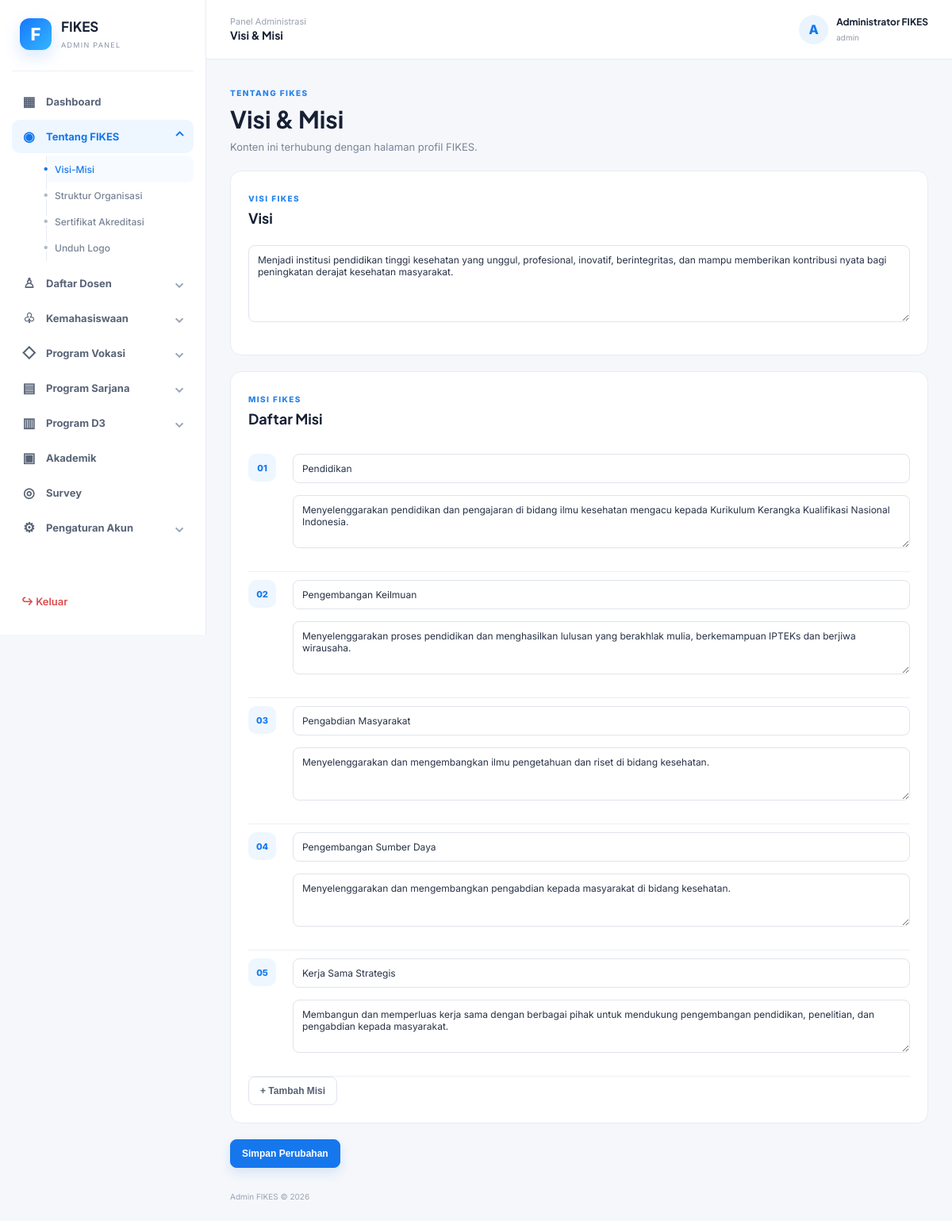
/admin/modules/tentang/visi-misi.php (signed in), run on the app's committed database.
### tables this page shows
CREATE TABLE visi_misi (
    id INT UNSIGNED AUTO_INCREMENT PRIMARY KEY,
    visi TEXT NOT NULL,
    created_at TIMESTAMP DEFAULT CURRENT_TIMESTAMP,
    updated_at TIMESTAMP DEFAULT CURRENT_TIMESTAMP ON UPDATE CURRENT_TIMESTAMP
);

CREATE TABLE misi (
    id INT UNSIGNED AUTO_INCREMENT PRIMARY KEY,
    nomor INT NOT NULL,
    judul VARCHAR(150) NOT NULL,
    isi TEXT NOT NULL,
    created_at TIMESTAMP DEFAULT CURRENT_TIMESTAMP
);

### admin/config/auth.php (called while the page is built, shortened)
<?php
function e($value) {
    return htmlspecialchars($value ?? '', ENT_QUOTES, 'UTF-8');
}

### admin/modules/tentang/visi-misi.php (the view, shortened to what this page needs)
<?php
require_once __DIR__ . '/../../config/auth.php';
$visi = $pdo->query("SELECT * FROM visi_misi WHERE id=1")->fetch();
$misi = $pdo->query("SELECT * FROM misi ORDER BY nomor")->fetchAll();
require __DIR__ . '/../../includes/header.php'; ?>
<div class="page-head">
  <div><span class="eyebrow">TENTANG FIKES</span>
    <h1>Visi & Misi</h1>
    <p>Konten ini terhubung dengan halaman profil FIKES.</p>
  </div>
</div>
<form method="post">
  <div class="panel">
    <div class="panel-head">
      <div><span class="eyebrow">VISI FIKES</span>
        <h2>Visi</h2>
      </div>
    </div><textarea name="visi" rows="5" required><?= e($visi['visi']) ?></textarea>
  </div>
  <div class="panel">
    <div class="panel-head">
      <div><span class="eyebrow">MISI FIKES</span>
        <h2>Daftar Misi</h2>
      </div>
    </div>
    <div id="misiWrap">
      <?php foreach ($misi as $i => $m): ?><div class="mission-row">
          <div class="mission-number"><?= sprintf('%02d', $i + 1) ?></div>
          <div>
            <input name="judul[]" value="<?= e($m['judul']) ?>" placeholder="Judul misi">
            <textarea name="isi[]" rows="3" placeholder="Isi misi"><?= e($m['isi']) ?></textarea>
          </div>
        </div>
      <?php endforeach; ?>
    </div>
    <button type="button" class="btn" onclick="addMission()">+ Tambah Misi</button>
  </div><button class="btn primary">Simpan Perubahan</button>
</form>
<?php require __DIR__ . '/../../includes/footer.php'; ?>

### admin/assets/css/admin.css (style rules this page uses)
* { box-sizing:border-box }
body { margin:0;font-family:Inter,Arial,sans-serif;background:#f5f7fb;color:#172033 }
h1,h2,h3,strong { font-family:"Plus Jakarta Sans",Inter,sans-serif }
h1 { font-size:30px;margin:6px 0 8px }
h2 { font-size:18px;margin:5px 0 }
.eyebrow { font-size:10px;font-weight:800;color:#2582ee;letter-spacing:1.4px }
.welcome p,.page-head p { color:#7b8596;font-size:13px;margin:0 }
.panel { background:#fff;border:1px solid #e8ecf3;border-radius:14px;padding:22px;margin-bottom:20px }
.panel-head { display:flex;justify-content:space-between;align-items:center;margin-bottom:18px }
.page-head { display:flex;justify-content:space-between;align-items:center;margin-bottom:22px }
.btn { display:inline-flex;align-items:center;justify-content:center;border:1px solid #dfe4ec;background:#fff;color:#566174;border-radius:8px;padding:10px 14px;font-size:12px;font-weight:700;text-decoration:none;cursor:pointer }
.btn.primary { background:#1677ed;color:#fff;border-color:#1677ed;box-shadow:0 6px 14px #1677ed24 }
input,select,textarea { width:100%;font:inherit;border:1px solid #dfe4ec;border-radius:8px;padding:10px 11px;font-size:12px;color:#273246;background:#fff;margin-bottom:15px;outline:none }
textarea { resize:vertical }
.mission-row { display:grid;grid-template-columns:44px 1fr;gap:12px;border-bottom:1px solid #edf0f5;padding:10px 0 }
.mission-number { width:35px;height:35px;border-radius:10px;background:#eef6ff;color:#1677ed;display:grid;place-items:center;font-size:11px;font-weight:800 }

### data on the page
visi_misi: visi "Menjadi institusi pendidikan tinggi kesehatan yang unggul, profesional, inovatif, berintegritas, dan mampu memberikan kontribusi nyata bagi peningkatan derajat kesehatan masyarakat."
misi: judul "Pendidikan", isi "Menyelenggarakan pendidikan dan pengajaran di bidang ilmu kesehatan mengacu kepada Kurikulum Kerangka Kualifikasi Nasional Indonesia."
misi: judul "Pengembangan Keilmuan", isi "Menyelenggarakan proses pendidikan dan menghasilkan lulusan yang berakhlak mulia, berkemampuan IPTEKs dan berjiwa wirausaha."
misi: judul "Pengabdian Masyarakat", isi "Menyelenggarakan dan mengembangkan ilmu pengetahuan dan riset di bidang kesehatan."
misi: judul "Pengembangan Sumber Daya", isi "Menyelenggarakan dan mengembangkan pengabdian kepada masyarakat di bidang kesehatan."
misi: judul "Kerja Sama Strategis", isi "Membangun dan memperluas kerja sama dengan berbagai pihak untuk mendukung pengembangan pendidikan, penelitian, dan pengabdian kepada masyarakat."

### other printed values
$page_title "Visi & Misi"
substr($_SESSION['admin_nama'], 0, 1) "A"
$_SESSION['admin_nama'] "Administrator FIKES"
$_SESSION['admin_role'] "admin"
